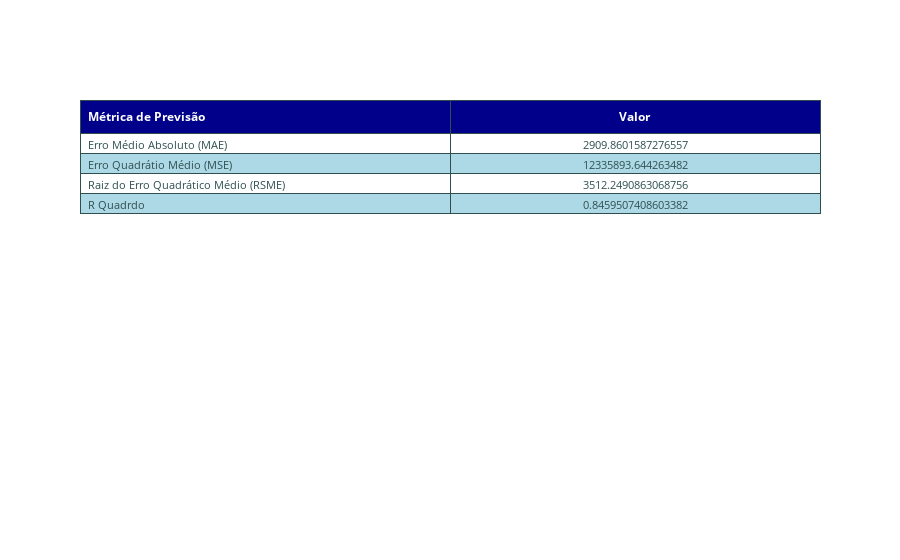

The cell this chart's notebook holds for it:
### Code cell
headerColor = 'darkBlue'
rowEvenColor = 'lightblue'
rowOddColor = 'white'

fig = go.Figure(data=[go.Table(
  header=dict(
    values=['<b>Métrica de Previsão</b>','<b>Valor</b>'],
    line_color='darkslategray',
    fill_color=headerColor,
    align=['left','center'],
    font=dict(color='white', size=12)
  ),
  cells=dict(
    values=[
      name_columns,
        metricas_previcão_train
        ],
    line_color='darkslategray',
    # 2-D list of colors for alternating rows
    fill_color = [[rowOddColor,rowEvenColor,rowOddColor, rowEvenColor,rowOddColor]*5],
    align = ['left', 'center'],
    font = dict(color = 'darkslategray', size = 11)
    ))
])
fig.show()

### Figure 1 — Plotly figure (JSON) as saved in the notebook; plotly's stock layout.template omitted (floating-point values rounded to 4 significant figures)
{"data": [{"cells": {"align": ["left", "center"], "fill": {"color": [["white", "lightblue", "white", "lightblue", "white", "white", "lightblue", "white", "lightblue", "white", "white", "lightblue", "white", "lightblue", "white", "white", "lightblue", "white", "lightblue", "white", "white", "lightblue", "white", "lightblue", "white"]]}, "font": {"color": "darkslategray", "size": 11}, "line": {"color": "darkslategray"}, "values": [["Erro Médio Absoluto (MAE)", "Erro Quadrátio Médio (MSE)", "Raiz do Erro Quadrático Médio (RSME)", "R Quadrdo"], [2910.0, 12340000.0, 3512.0, 0.846]]}, "header": {"align": ["left", "center"], "fill": {"color": "darkBlue"}, "font": {"color": "white", "size": 12}, "line": {"color": "darkslategray"}, "values": ["<b>Métrica de Previsão</b>", "<b>Valor</b>"]}, "type": "table"}], "layout": {}}
